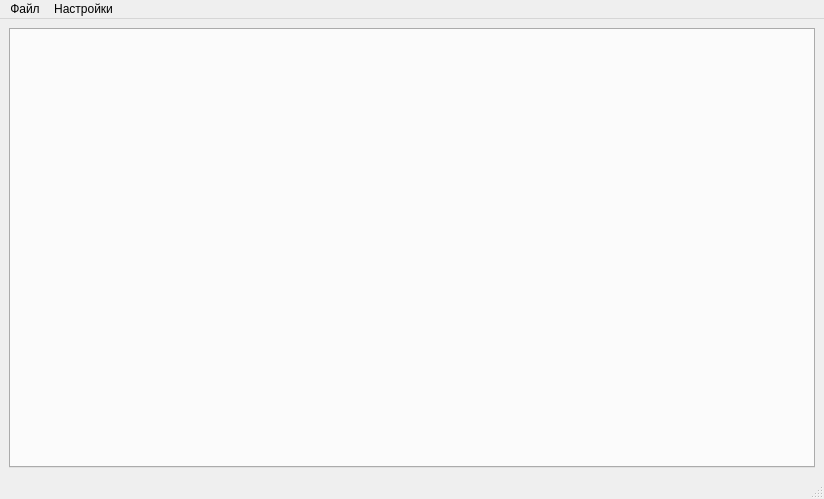
<?xml version="1.0" encoding="UTF-8"?>
<ui version="4.0">
 <class>MainWindow</class>
 <widget class="QMainWindow" name="MainWindow">
  <property name="geometry">
   <rect>
    <x>0</x>
    <y>0</y>
    <width>824</width>
    <height>499</height>
   </rect>
  </property>
  <property name="windowTitle">
   <string>AllSafeDumper</string>
  </property>
  <widget class="QWidget" name="centralwidget">
   <layout class="QGridLayout" name="gridLayout">
    <item row="0" column="0">
     <widget class="QTabWidget" name="tabSites">
      <property name="tabPosition">
       <enum>QTabWidget::North</enum>
      </property>
      <property name="tabShape">
       <enum>QTabWidget::Rounded</enum>
      </property>
      <property name="currentIndex">
       <number>-1</number>
      </property>
      <property name="elideMode">
       <enum>Qt::ElideNone</enum>
      </property>
      <property name="usesScrollButtons">
       <bool>true</bool>
      </property>
      <property name="documentMode">
       <bool>false</bool>
      </property>
      <property name="tabsClosable">
       <bool>false</bool>
      </property>
      <property name="movable">
       <bool>true</bool>
      </property>
      <property name="tabBarAutoHide">
       <bool>false</bool>
      </property>
     </widget>
    </item>
   </layout>
  </widget>
  <widget class="QMenuBar" name="menubar">
   <property name="geometry">
    <rect>
     <x>0</x>
     <y>0</y>
     <width>824</width>
     <height>22</height>
    </rect>
   </property>
   <widget class="QMenu" name="menuMain">
    <property name="title">
     <string>Файл</string>
    </property>
    <addaction name="action_import"/>
    <addaction name="action_export"/>
    <addaction name="separator"/>
    <addaction name="action_addSite"/>
   </widget>
   <widget class="QMenu" name="menuSettings">
    <property name="title">
     <string>Настройки</string>
    </property>
    <addaction name="action_HideShowDelitedSite"/>
   </widget>
   <addaction name="menuMain"/>
   <addaction name="menuSettings"/>
  </widget>
  <widget class="QStatusBar" name="statusbar"/>
  <action name="action_import">
   <property name="text">
    <string>Импортировать</string>
   </property>
  </action>
  <action name="action_export">
   <property name="text">
    <string>Экспортировать</string>
   </property>
  </action>
  <action name="action_addSite">
   <property name="text">
    <string>Добавить сайт</string>
   </property>
  </action>
  <action name="action_HideShowDelitedSite">
   <property name="checkable">
    <bool>true</bool>
   </property>
   <property name="checked">
    <bool>false</bool>
   </property>
   <property name="text">
    <string>Вкл/Выкл удаления сайтов</string>
   </property>
  </action>
 </widget>
 <resources/>
 <connections/>
</ui>
